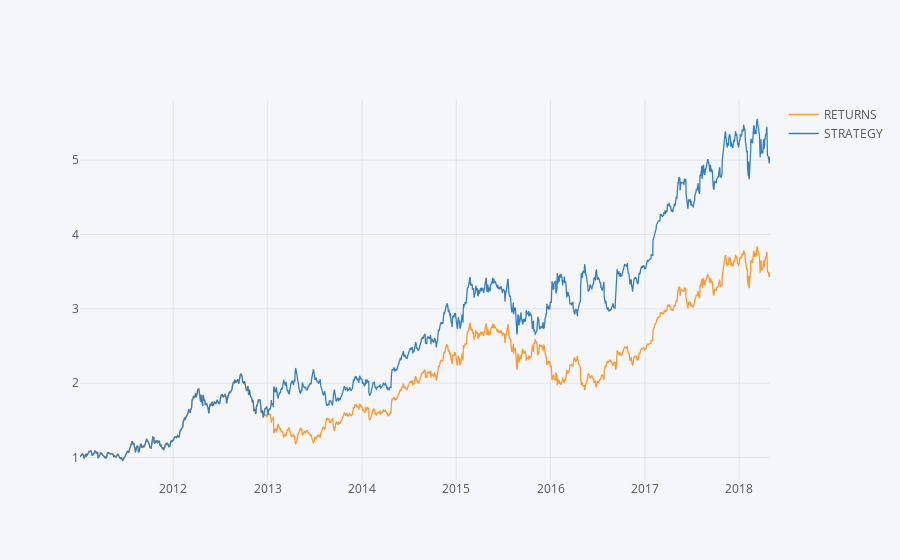

The code cell stored with this chart in its notebook:
### Code cell
data[['RETURNS', 'STRATEGY']].cumsum().apply(np.exp).iplot()

### Figure 1 — Plotly figure (JSON) as saved in the notebook; plotly's stock layout.template omitted (floating-point values rounded to 4 significant figures; data arrays with more than 128 entries replaced by an {"elided": "..."} marker saying what was removed)
{"data": [{"line": {"color": "rgba(255, 153, 51, 1.0)", "dash": "solid", "shape": "linear", "width": 1.3}, "mode": "lines", "name": "RETURNS", "text": "", "type": "scatter", "x": {"elided": "1841 str values"}, "y": {"elided": "1841 float values"}}, {"line": {"color": "rgba(55, 128, 191, 1.0)", "dash": "solid", "shape": "linear", "width": 1.3}, "mode": "lines", "name": "STRATEGY", "text": "", "type": "scatter", "x": {"elided": "1841 str values"}, "y": {"elided": "1841 float values"}}], "layout": {"legend": {"bgcolor": "#F5F6F9", "font": {"color": "#4D5663"}}, "paper_bgcolor": "#F5F6F9", "plot_bgcolor": "#F5F6F9", "title": {"font": {"color": "#4D5663"}}, "xaxis": {"gridcolor": "#E1E5ED", "showgrid": true, "tickfont": {"color": "#4D5663"}, "title": {"font": {"color": "#4D5663"}, "text": ""}, "zerolinecolor": "#E1E5ED"}, "yaxis": {"gridcolor": "#E1E5ED", "showgrid": true, "tickfont": {"color": "#4D5663"}, "title": {"font": {"color": "#4D5663"}, "text": ""}, "zerolinecolor": "#E1E5ED"}}}
